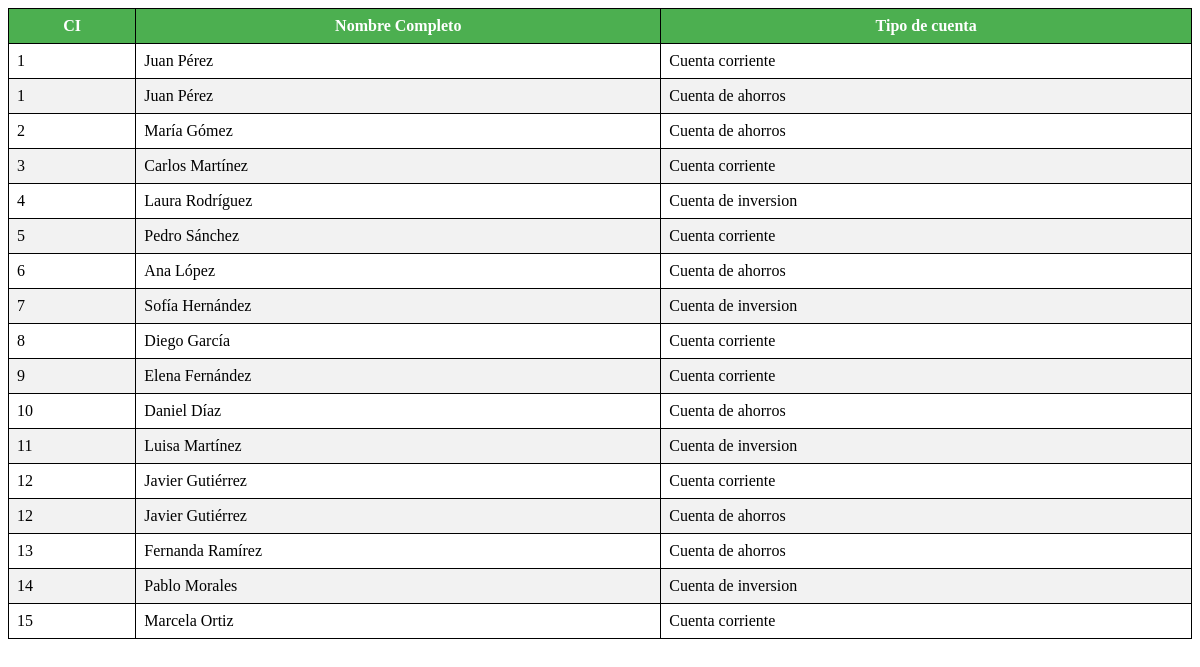
Page /preg1/index.php on the committed database.
### tables this page shows
CREATE TABLE `cuenta_bancaria` (
  `id_cuenta` int NOT NULL,
  `id_persona` int DEFAULT NULL,
  `tipo_cuenta` varchar(20) DEFAULT NULL,
  `saldo` double DEFAULT NULL
);

CREATE TABLE `persona` (
  `id_persona` int NOT NULL,
  `nombre` varchar(50) DEFAULT NULL,
  `apellido` varchar(50) DEFAULT NULL,
  `edad` int DEFAULT NULL,
  `cod_dep` int DEFAULT NULL,
  `email` varchar(100) DEFAULT NULL,
  `telefono` varchar(15) DEFAULT NULL
);

### preg1/index.php (the view)
<?php
$con = mysqli_connect("localhost", "user324", "user324");
mysqli_select_db($con, "bdgustavo");
$sql = "select p.id_persona, nombre, apellido, tipo_cuenta from persona p, cuenta_bancaria c where p.id_persona = c.id_persona order by p.id_persona";
$resultado = mysqli_query($con, $sql);
?>
<link rel="stylesheet" type="text/css" href="styles.css">
<table border="1px">
<tr>
	<th>CI</th>
	<th>Nombre Completo</th>
	<th>Tipo de cuenta</th>
</tr>
<?php
while ($fila=mysqli_fetch_array($resultado)){
	echo "<tr>";
	echo "<td>".$fila['id_persona']."</td>";
	echo "<td>".$fila['nombre']." ".$fila['apellido']."</td>";
	echo "<td>".$fila['tipo_cuenta']."</td>";
	echo "</tr>";
}
?>
</table><br>

### preg1/styles.css (style rules this page uses)
table { width: 100%; border-collapse: collapse; }
table, th, td { border: 1px solid black; padding: 8px; }
tr:nth-child(odd) { background-color: #f2f2f2; }
th { background-color: #4CAF50; color: white; }

### rows in the picture
cuenta_bancaria: id_persona.id_persona "1", id_persona.nombre "Juan", id_persona.apellido "Pérez", tipo_cuenta "Cuenta corriente"
cuenta_bancaria: id_persona.id_persona "1", id_persona.nombre "Juan", id_persona.apellido "Pérez", tipo_cuenta "Cuenta de ahorros"
cuenta_bancaria: id_persona.id_persona "2", id_persona.nombre "María", id_persona.apellido "Gómez", tipo_cuenta "Cuenta de ahorros"
cuenta_bancaria: id_persona.id_persona "3", id_persona.nombre "Carlos", id_persona.apellido "Martínez", tipo_cuenta "Cuenta corriente"
cuenta_bancaria: id_persona.id_persona "4", id_persona.nombre "Laura", id_persona.apellido "Rodríguez", tipo_cuenta "Cuenta de inversion"
cuenta_bancaria: id_persona.id_persona "5", id_persona.nombre "Pedro", id_persona.apellido "Sánchez", tipo_cuenta "Cuenta corriente"
cuenta_bancaria: id_persona.id_persona "6", id_persona.nombre "Ana", id_persona.apellido "López", tipo_cuenta "Cuenta de ahorros"
cuenta_bancaria: id_persona.id_persona "7", id_persona.nombre "Sofía", id_persona.apellido "Hernández", tipo_cuenta "Cuenta de inversion"
cuenta_bancaria: id_persona.id_persona "8", id_persona.nombre "Diego", id_persona.apellido "García", tipo_cuenta "Cuenta corriente"
cuenta_bancaria: id_persona.id_persona "9", id_persona.nombre "Elena", id_persona.apellido "Fernández", tipo_cuenta "Cuenta corriente"
cuenta_bancaria: id_persona.id_persona "10", id_persona.nombre "Daniel", id_persona.apellido "Díaz", tipo_cuenta "Cuenta de ahorros"
cuenta_bancaria: id_persona.id_persona "11", id_persona.nombre "Luisa", id_persona.apellido "Martínez", tipo_cuenta "Cuenta de inversion"
cuenta_bancaria: id_persona.id_persona "12", id_persona.nombre "Javier", id_persona.apellido "Gutiérrez", tipo_cuenta "Cuenta corriente"
cuenta_bancaria: id_persona.id_persona "12", id_persona.nombre "Javier", id_persona.apellido "Gutiérrez", tipo_cuenta "Cuenta de ahorros"
cuenta_bancaria: id_persona.id_persona "13", id_persona.nombre "Fernanda", id_persona.apellido "Ramírez", tipo_cuenta "Cuenta de ahorros"
cuenta_bancaria: id_persona.id_persona "14", id_persona.nombre "Pablo", id_persona.apellido "Morales", tipo_cuenta "Cuenta de inversion"
cuenta_bancaria: id_persona.id_persona "15", id_persona.nombre "Marcela", id_persona.apellido "Ortiz", tipo_cuenta "Cuenta corriente"
